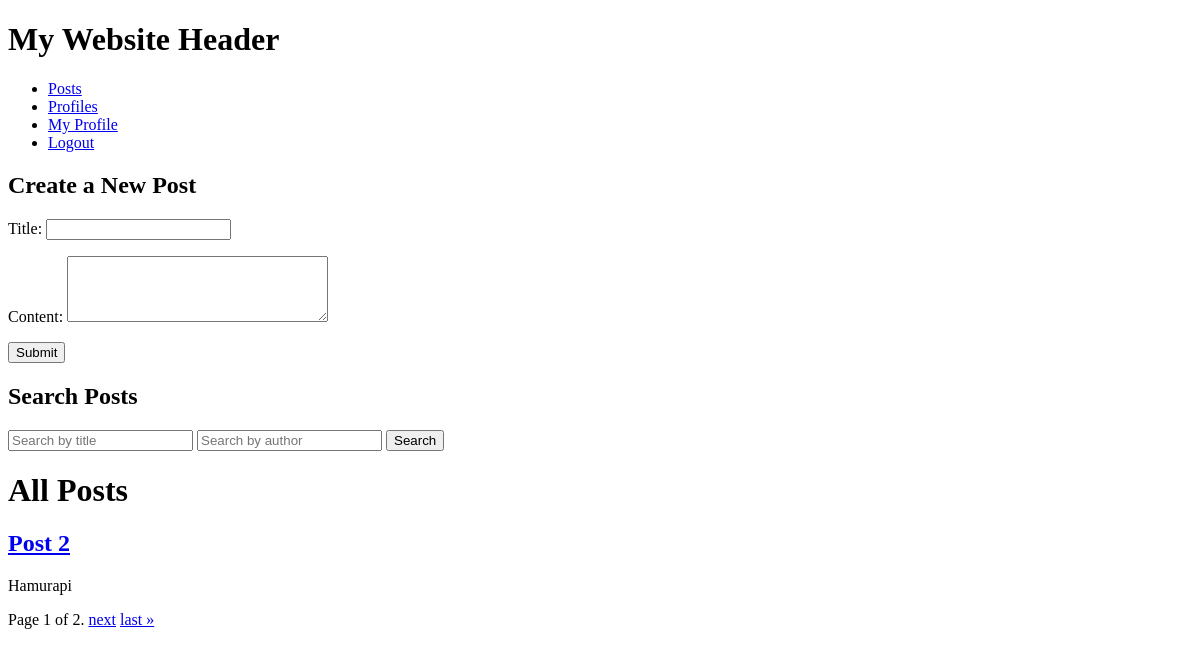
Before: /blog/posts/ (signed in) with the older database file.
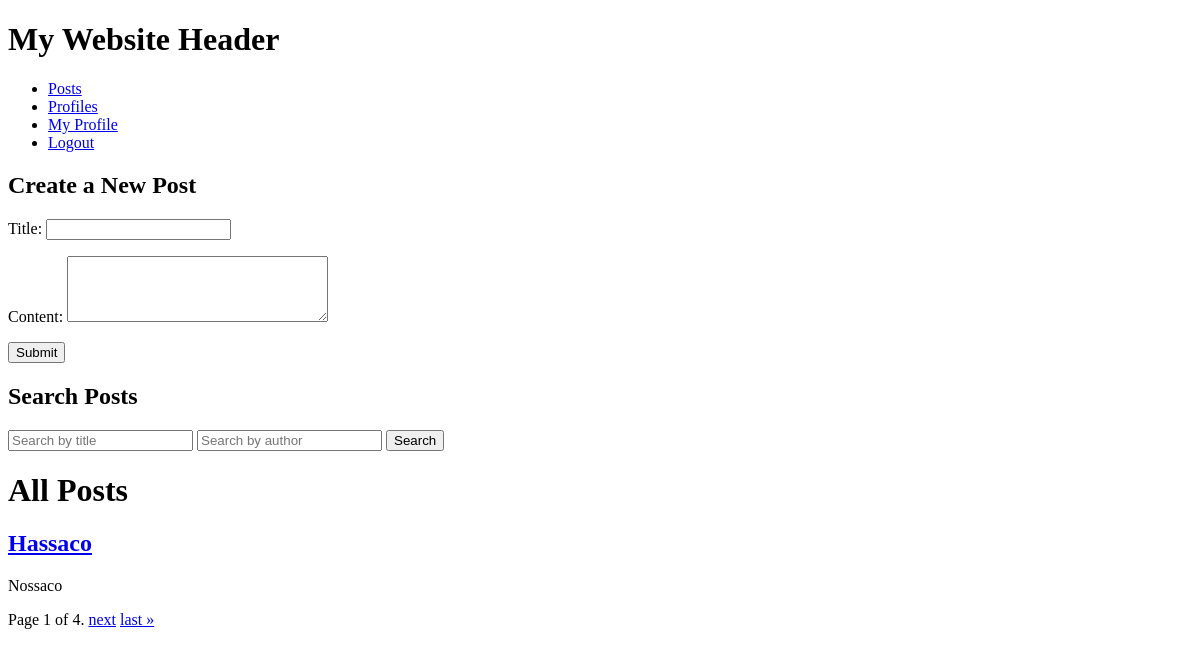
After: the same page with the newer database file.
### blog/models.py (models this page shows, shortened)
class Post(models.Model):
    class Meta:
        db_table = "post"
    title = models.CharField(
        'Title',
        max_length=255,
        unique=False,
        blank=False,
        null=False
    )
    content = models.TextField(
        'Content',
        unique=False,
        blank=False,
        null=False
    )
    created_at = models.DateTimeField(
        'Created at',
        auto_now_add=True
    )
    author = models.ForeignKey(
        User,
        on_delete=models.CASCADE,
        related_name='posts'
    )

### blog/views.py (the view, shortened to what this page needs)
# urls.py: path('posts/', PostsListCreateView.as_view(), name='posts'),
class PostsListCreateView(BasePostView):
    template_name = 'post_list.html'
    paginate_by = 1
    @lru_cache(maxsize=15)
    def get_posts(self, request):
        title_query = request.GET.get('title', '')
        author_query = request.GET.get('author', '')
        user_posts = Post.objects.filter(author=request.user).order_by('title')
        other_posts = Post.objects.exclude(author=request.user).order_by('title')
        if title_query:
            user_posts = user_posts.filter(title__icontains=title_query)
            other_posts = other_posts.filter(title__icontains=title_query)
        if author_query:
            user_posts = user_posts.filter(author__username__icontains=author_query)
            other_posts = other_posts.filter(author__username__icontains=author_query)
        post_list = list(user_posts) + list(other_posts)
        paginator = Paginator(post_list, self.paginate_by)
        page_number = self.request.GET.get('page')
        page_obj = paginator.get_page(page_number)
        return page_obj
    @lru_cache(maxsize=10)
    def get(self, request):
        posts = self.get_posts(request)
        form = NewPostForm()
        context = {
            'posts': posts,
            'form': form ,
            'page_obj':posts
        }
        return render(request, self.template_name, context)

### blog/forms.py
class NewPostForm(forms.ModelForm):
    class Meta:
        model = Post
        fields = ['title', 'content']
        widgets = {
            'content': forms.Textarea(attrs={'cols': 30, 'rows': 4})
        }

### blog/templates/post_list.html (shortened to what this page needs)
{% extends 'base.html' %}
{% block content %}
    <h2>Create a New Post</h2>
    <form method="post">
        {{ form.as_p }}
        <button type="submit">Submit</button>
    </form>
    <h2>Search Posts</h2>
    <form method="get" action="{% url 'posts' %}">
        <input type="text" name="title" placeholder="Search by title" value="{{ title_query }}">
        <input type="text" name="author" placeholder="Search by author" value="{{ author_query }}">
        <button type="submit">Search</button>
    </form>
    <h1>All Posts</h1>
    {% for post in posts %}
        <div>
            <h2><a href="{% url 'post_detail' post.pk %}">{{ post.title }}</a></h2>
            <p>{{ post.content }}</p>
        </div>
    {% empty %}
        <p>No posts available.</p>
    {% endfor %}
    <div class="pagination">
        <span class="step-links">
          <span class="current">
            Page {{ page_obj.number }} of {{ page_obj.paginator.num_pages }}.
          </span>
          {% if page_obj.has_next %}
            <a href="?page={{ page_obj.next_page_number }}">next</a>
            <a href="?page={{ page_obj.paginator.num_pages }}">last &raquo;</a>
          {% endif %}
        </span>
      </div>
{% endblock %}

Changed rows visible on the page:
no longer on this page (row unchanged): Post: title "Post 2", content "Hamurapi"
added Post: title "Hassaco", content "Nossaco"
Other visible differences:
{{ page_obj.paginator.num_pages }}: "2" → "4"
